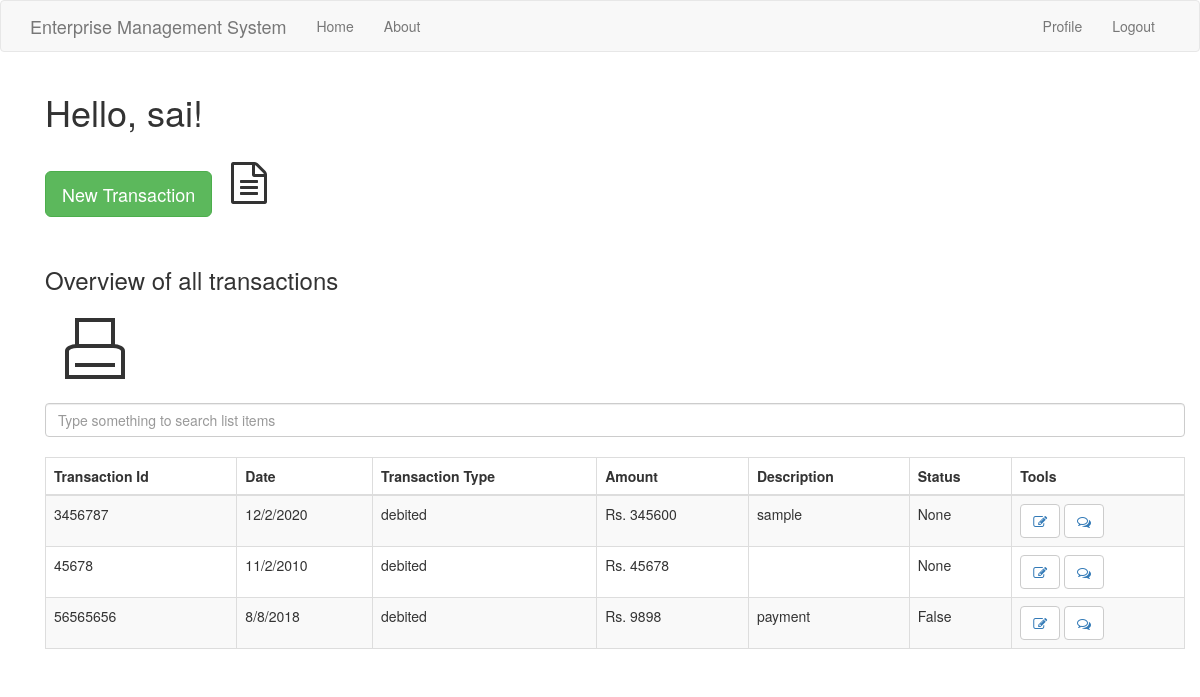
The page /index (signed in) on the database its author committed.
### app/models.py (models this page shows, shortened)
class User(UserMixin,db.Model):
    id = db.Column(db.Integer,primary_key=True)
    username = db.Column(db.String(64), index=True,unique=True)
    email = db.Column(db.String(120),index=True,unique=True)
    password_hash = db.Column(db.String(128))
    job = db.Column(db.String(64))
    posts = db.relationship('Post',backref='author',lazy='dynamic')
    comment = db.relationship('Comment',backref='comment_by',lazy='dynamic')
    about_me = db.Column(db.String(140))
    last_seen = db.Column(db.DateTime, default=datetime.utcnow)

class Transaction(db.Model):
    id = db.Column(db.Integer,primary_key=True)
    tr_id = db.Column(db.Integer)
    date = db.Column(db.String(64))
    description = db.Column(db.String(140))
    tr_type = db.Column(db.String(64))
    amount = db.Column(db.Integer)
    valid = db.Column(db.Boolean, default=False)
    user_id = db.Column(db.Integer,db.ForeignKey('user.id'))

### app/routes.py (the view)
@app.route('/')
@app.route('/index')
@login_required
def index():
    if current_user.job != 'Acc':
        transaction = Transaction.query.filter_by(user_id=current_user.id)
        return render_template("index.html", title='HomePage',transaction=transaction)
    else:
        return redirect(url_for('acc_index'))

### app/models.py (called while the page is built)
@login.user_loader
def load_user(id):
    return User.query.get(int(id))

### app/routes.py (called while the page is built)
@app.before_request
def before_request():
    if current_user.is_authenticated:
        current_user.last_seen = datetime.utcnow()
        db.session.commit()

### app/templates/index.html (shortened to what this page needs)
{% extends "base.html" %}
{% import 'bootstrap/wtf.html' as wtf %}
{% block app_content %}
<link rel="stylesheet" href="https://cdnjs.cloudflare.com/ajax/libs/font-awesome/4.7.0/css/font-awesome.min.css">
    <div class="container">
        <h1>Hello, {{ current_user.username }}!</h1>
        <br>
        <p> <a href="{{ url_for('add_transaction') }}" class="btn btn-lg btn-success">New Transaction</a> <i class="fa fa-file-text-o fa-3x" aria-hidden="true" style="margin-left: 15px" ></i></p>
        <br>
        <h3>Overview of all transactions</h3>
        <button class="print-button" onclick="window.print()"><span class="print-icon"></span></button>
        <br>
        <input class="form-control mb-4" id="tableSearch" type="text" placeholder="Type something to search list items">
        <br>
        <table class="table table-bordered table-striped">
            <thead>
                <tr>
                    <th>Transaction Id</th>
                    <th>Date</th>
                    <th>Transaction Type</th>
                    <th>Amount</th>
                    <th>Description</th>
                    <th>Status</th>
                    <th>Tools</th>
                </tr>
            </thead>
            <tbody id="myTable">
            {% for po in transaction %}
                <tr>
                    <td>{{ po.tr_id }}</td>
                    <td>{{ po.date }}</td>
                    <td>{{ po.tr_type }}</td>
                    <td>Rs. {{ po.amount }}</td>
                    <td>{{ po.description }}</td>
                    <td>{{po.valid}}</td>
                    <td> <button type="button" class="btn btn-default"><a href="{{ url_for('edit_transaction', trans_id = po.id) }}"><i class="fa fa-pencil-square-o" aria-hidden="true"></i></a></button>
                    <button type="button" class='btn btn-default'><a href="{{ url_for('add_comment', trans_id = po.id) }}"><i class="fa fa-comments-o" aria-hidden="true"></i></a></button> </td>
                </tr>
            {% endfor %}
            </tbody>
        </table>
    </div>
{% endblock %}

### app/templates/index.html (style rules this page uses)
button.print-button { width: 100px; height: 100px; }
span.print-icon, span.print-icon::before, span.print-icon::after, button.print-button:hover .print-icon::after { border: solid 4px #333; }
span.print-icon::after { border-width: 2px; }
button.print-button { position: relative; padding: 0; border: 0; border: none; background: transparent; }
span.print-icon, span.print-icon::before, span.print-icon::after, button.print-button:hover .print-icon::after { box-sizing: border-box; background-color: #fff; }
span.print-icon { position: relative; display: inline-block; padding: 0; margin-top: 20%; width: 60%; height: 35%; background: #fff; border-radius: 20% 20% 0 0; }
span.print-icon::before { content: " "; position: absolute; bottom: 100%; left: 12%; right: 12%; height: 110%; transition: height .2s .15s; }
span.print-icon::after { content: " "; position: absolute; top: 55%; left: 12%; right: 12%; height: 0%; background: #fff; background-repeat: no-repeat; background-size: 70% 90%; background-position: center; background-image: linear-gradient( to top, #fff 0, #fff 14%, #333 14%, #333 28%, #fff 28%, #fff 42%, #333 42%, #333 56%, #fff 56%, #fff 70%, #333 70%, #333 84%, #fff 84%, #fff 100% ); transition: height .2s, border-width 0s .2s, width 0s .2s; }

### rows shown on the page
User: username "sai"
Transaction: tr_id "3456787", date "12/2/2020", tr_type "debited", amount "345600", description "sample", valid "None"
Transaction: tr_id "45678", date "11/2/2010", tr_type "debited", amount "45678", valid "None"
Transaction: tr_id "56565656", date "8/8/2018", tr_type "debited", amount "9898", description "payment", valid "False"
